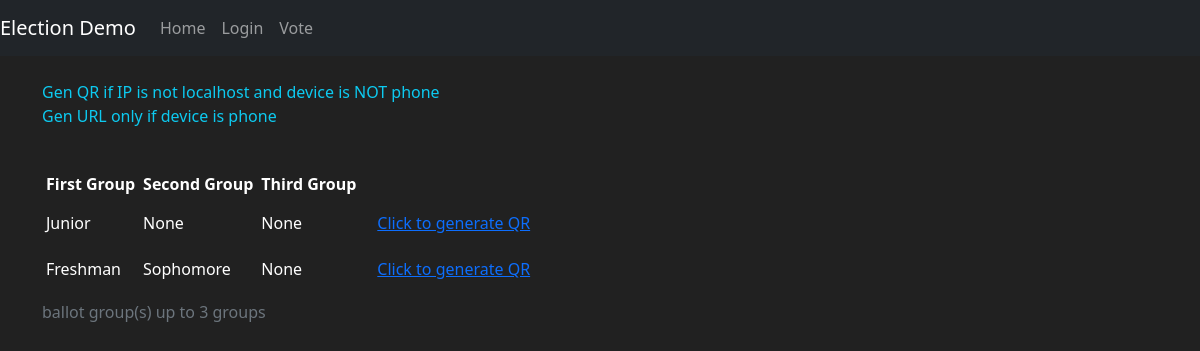
/genQR, run on an earlier commit of the app's database.
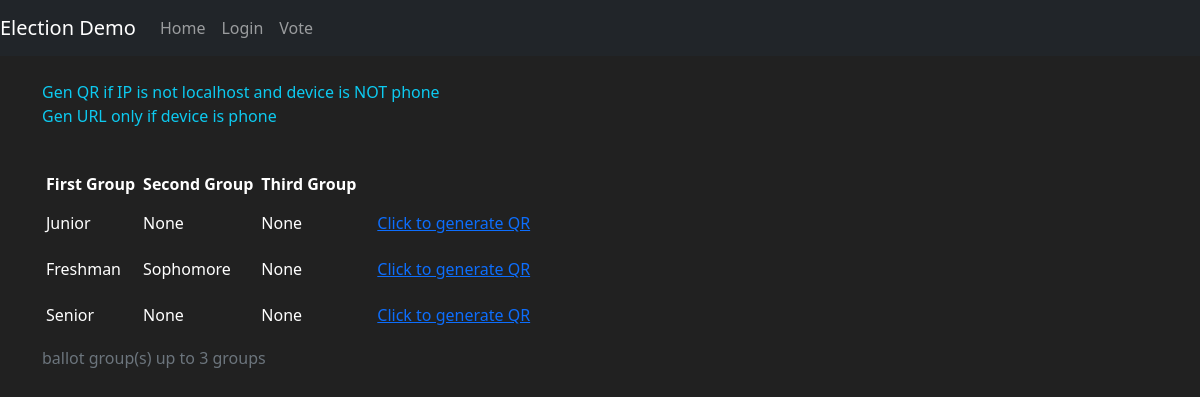
And on a later commit of the database.
### election1/models.py (models this page shows, shortened)
class Tokenlistselectors(db.Model):
    id_tokenListSelector = db.Column(db.Integer, primary_key=True)
    primary_grp = db.Column(db.String(45), nullable=False)
    secondary_grp = db.Column(db.String(45))
    tertiary_grp = db.Column(db.String(45))
    quarternary_grp = db.Column(db.String(45))
    creation_datetime = db.Column(db.DateTime, default=datetime.now, nullable=False)

### election1/misc/view.py (the view)
@misc.route('/genQR', methods=['GET', 'POST'])
def genQR():
    form = BuildTokensForm()
    tokenlistselectors = Tokenlistselectors.query.all()
    return render_template("genQR.html",form=form, tokenlistselectors=tokenlistselectors)

### election1/templates/genQR.html (shortened to what this page needs)
{% extends 'base.html' %}
{% block content %}
  <body>
  <div class="container">
    <br>
    <p class=".fs 4, text-info">Gen QR if IP is not localhost and device is NOT phone<br>
    Gen URL only if device is phone</p>
  </div>
  <br>
  <div class="container">
    <table class="table-light, table-sm">
      <caption>ballot group(s) up to 3 groups</caption>
      <thead>
      <tr>
        <th class="col-Auto"> First Group</th>
        <th class="col-auto"> Second Group</th>
        <th class="col-auto"> Third Group</th>
      </tr>
      </thead>
      <tbody>
      {% for tokenlistselector in tokenlistselectors %}
        <tr>
          <td class="col-Auto"> {{ tokenlistselector.primary_grp }}</td>
          <td class="col-Auto"> {{ tokenlistselector.secondary_grp }}</td>
          <td class="col-Auto"> {{ tokenlistselector.tertiary_grp }}</td>
          <td>
            <a
              class="btn btn-link"
              hx-get="/single_token/{{ tokenlistselector.id_tokenListSelector }}"
              hx-target="#qrcode"
              hx-trigger="click"
            >
              Click to generate QR
            </a>
          </td>
        </tr>
      {% endfor %}
    </table>
    <br><br>
  </div>
  </body>
{% endblock %}

### election1/templates/base.html (shortened to what this page needs)
<!doctype html>
<html lang="en">
   <head>
      <link href="https://cdn.jsdelivr.net/npm/bootstrap@5.2.3/dist/css/bootstrap.min.css" rel="stylesheet">
   </head>
    <body>
    <nav class="navbar navbar-expand-md navbar-dark bg-dark">
      <a class="navbar-brand" href="#">Election Demo</a>
      <div class="collapse navbar-collapse" id="navbarNav">
        <ul class="navbar-nav mr-auto">
            <li class="nav-item active">
                <a class="nav-link" href="{{ url_for('mains.homepage') }}">Home </a>
            </li>
            {% if not current_user.is_authenticated %}
                <li class="nav-item">
                    <a class="nav-link" href="{{ url_for('mains.login') }}">Login</a>
                </li>
            {% endif %}
            {% if not current_user.is_authenticated %}
                <li class="nav-item">
                    <a class="nav-link" href="{{ url_for('misc.genQR') }}">Vote </a>
                </li>
            {% endif %}
        </ul>
      </div>
    </nav>
      {% block content %}
      {% endblock %}
   </body>
</html>

### election1/templates/base.html (style rules this page uses)
body { background-color: #212121; color: white }

What changed in the data, as far as the page shows it:
added Tokenlistselectors: primary_grp "Senior", secondary_grp "None", tertiary_grp "None"
